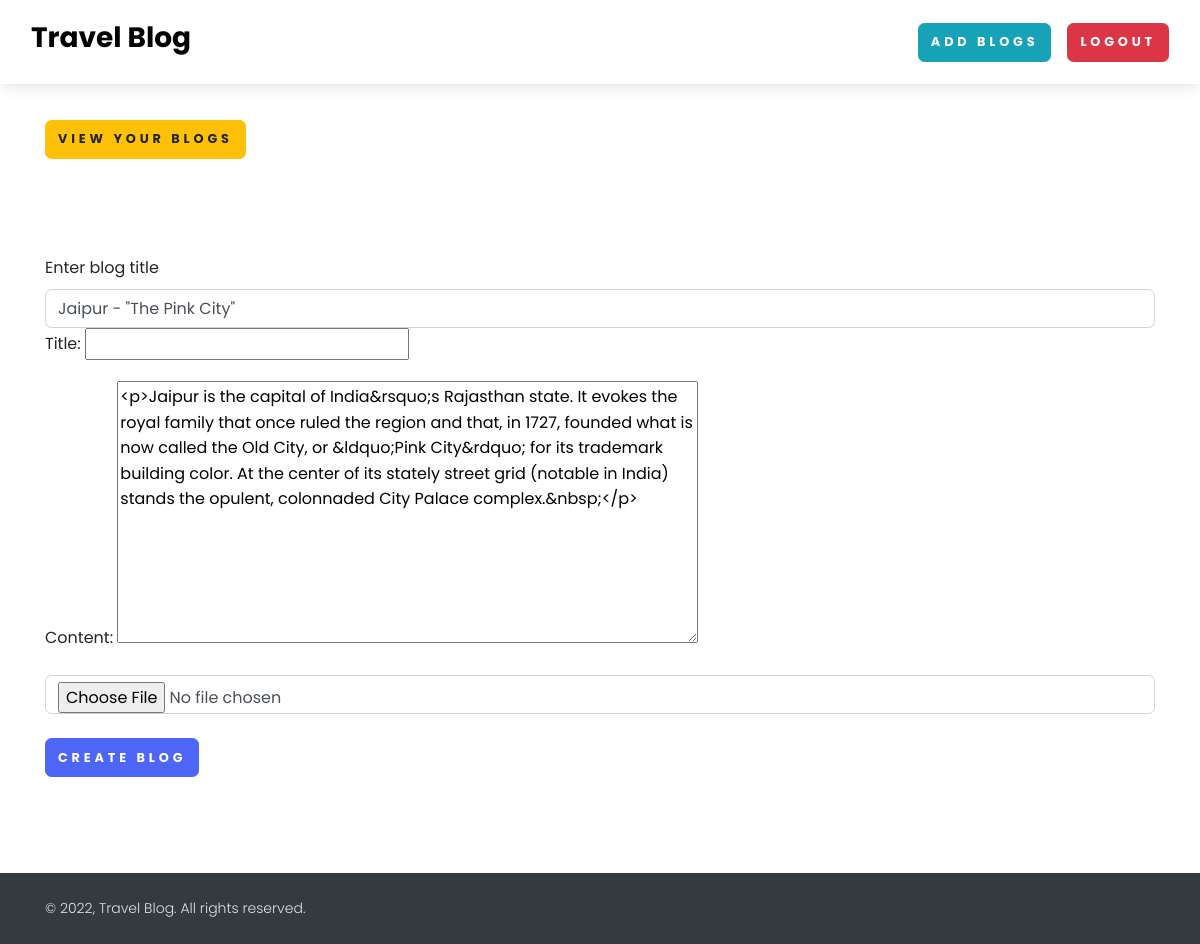
/blog-update/jaipur-the-pink-city/ (signed in), run on the app's committed database.
### home/models.py (models this page shows, shortened)
class BlogModel(models.Model):
    title = models.CharField(max_length=1000)
    content = FroalaField()
    slug = models.SlugField(max_length=1000, null=True, blank=True)
    user = models.ForeignKey(User, blank=True, null=True,
                             on_delete=models.CASCADE)
    image = models.ImageField(upload_to='blog')
    created_at = models.DateTimeField(auto_now_add=True)
    upload_to = models.DateTimeField(auto_now=True)

### home/views.py (the view, shortened to what this page needs)
# urls.py: path('blog-update/<slug>/', blog_update, name="blog_update"),
def blog_update(request, slug):
    context = {}
    try:
        blog_obj = BlogModel.objects.get(slug=slug)
        if blog_obj.user != request.user:
            return redirect('/')
        initial_dict = {'content': blog_obj.content}
        form = BlogForm(initial=initial_dict)
        context['blog_obj'] = blog_obj
        context['form'] = form
    except Exception as e:
        print(e)
    return render(request, 'update_blog.html', context)

### home/form.py
class BlogForm(forms.ModelForm):
    class Meta:
        model = BlogModel
        fields = ['title', 'content']

### home/templates/update_blog.html (shortened to what this page needs)
{% extends "base.html" %}
{% block start %}
<div class="container mt-5">
    <a href="{% url 'see_blog' %}" class="btn btn-warning">View Your blogs</a>
    <form method="post" class="mt-5 pt-5 mb-5 pb-5" enctype="multipart/form-data">
        <div class="row">
            <div class="col-md-12">
                <label>Enter blog title</label>
                <input type="text" value="{{blog_obj.title}}" class="form-control" placeholder="Enter title" name="title">
            </div>
            <div class="col-md-12">
                {{form.as_p}}
            </div>
            <div class="col-md-12">
                <input type="file" name="image" class="form-control" >
                </div>
        </div>
        <button type="submit" class="btn btn-primary mt-4">Create Blog</button>
    </form>
</div>
{% endblock %}

### data on the page
BlogModel: title "Jaipur - \"The Pink City\"", content "<p>Jaipur is the capital of India&rsquo;s Rajasthan state. It evokes the royal family that once ruled the region and that, in 1727, founded what is now called the Old City, or &ldquo;Pink City&rdquo; for its trademark building color. At the center of its stately street grid (notable in India) stands the opulent, colonnaded City Palace complex.&nbsp;</p>"
